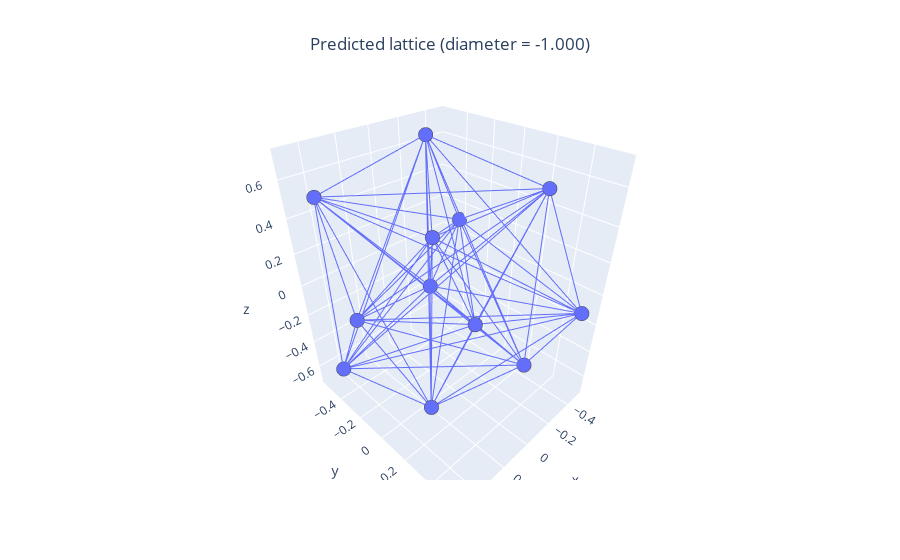

This figure's notebook cell:
### Code cell
path = 'generated_mat/step50_varProp=0.01_2'
name = 'LatticeStiffness_lattice_3.npz'
plot_lattice_from_path(path, name)

### Figure 1 — Plotly figure (JSON) as saved in the notebook; plotly's stock layout.template omitted (floating-point values rounded to 4 significant figures)
{"data": [{"hovertemplate": "0=%{x}<br>1=%{y}<br>2=%{z}<extra></extra>", "legendgroup": "", "marker": {"color": "#636efa", "line": {"width": 5}, "size": 5, "symbol": "circle"}, "mode": "markers", "name": "", "scene": "scene", "showlegend": false, "type": "scatter3d", "x": [-0.4076, -0.1907, 0.5056, 0.4487, -0.4498, 0.4016, -0.5056, 0.4062, -0.2253, -0.4426, 0.1976, 0.456], "y": [0.5627, -0.3699, 0.4223, -0.2288, 0.2452, -0.5627, -0.4221, -0.5311, -0.4084, 0.2316, 0.3573, 0.3318], "z": [-0.06749, 0.7038, 0.6812, -0.07582, 0.5155, -0.6944, 0.09232, 0.4946, -0.2808, -0.6948, 0.09099, -0.2738]}, {"hovertemplate": "x=%{x}<br>y=%{y}<br>z=%{z}<extra></extra>", "legendgroup": "", "line": {"color": "#636efa", "dash": "solid"}, "marker": {"line": {"width": 5}, "size": 5, "symbol": "circle"}, "mode": "lines", "name": "", "scene": "scene", "showlegend": false, "type": "scatter3d", "x": [-0.4076, -0.1907], "y": [0.5627, -0.3699], "z": [-0.06749, 0.7038]}, {"hovertemplate": "x=%{x}<br>y=%{y}<br>z=%{z}<extra></extra>", "legendgroup": "", "line": {"color": "#636efa", "dash": "solid"}, "marker": {"line": {"width": 5}, "size": 5, "symbol": "circle"}, "mode": "lines", "name": "", "scene": "scene", "showlegend": false, "type": "scatter3d", "x": [-0.4076, 0.5056], "y": [0.5627, 0.4223], "z": [-0.06749, 0.6812]}, {"hovertemplate": "x=%{x}<br>y=%{y}<br>z=%{z}<extra></extra>", "legendgroup": "", "line": {"color": "#636efa", "dash": "solid"}, "marker": {"line": {"width": 5}, "size": 5, "symbol": "circle"}, "mode": "lines", "name": "", "scene": "scene", "showlegend": false, "type": "scatter3d", "x": [-0.1907, 0.5056], "y": [-0.3699, 0.4223], "z": [0.7038, 0.6812]}, {"hovertemplate": "x=%{x}<br>y=%{y}<br>z=%{z}<extra></extra>", "legendgroup": "", "line": {"color": "#636efa", "dash": "solid"}, "marker": {"line": {"width": 5}, "size": 5, "symbol": "circle"}, "mode": "lines", "name": "", "scene": "scene", "showlegend": false, "type": "scatter3d", "x": [-0.4076, 0.4487], "y": [0.5627, -0.2288], "z": [-0.06749, -0.07582]}, {"hovertemplate": "x=%{x}<br>y=%{y}<br>z=%{z}<extra></extra>", "legendgroup": "", "line": {"color": "#636efa", "dash": "solid"}, "marker": {"line": {"width": 5}, "size": 5, "symbol": "circle"}, "mode": "lines", "name": "", "scene": "scene", "showlegend": false, "type": "scatter3d", "x": [-0.1907, 0.4487], "y": [-0.3699, -0.2288], "z": [0.7038, -0.07582]}, {"hovertemplate": "x=%{x}<br>y=%{y}<br>z=%{z}<extra></extra>", "legendgroup": "", "line": {"color": "#636efa", "dash": "solid"}, "marker": {"line": {"width": 5}, "size": 5, "symbol": "circle"}, "mode": "lines", "name": "", "scene": "scene", "showlegend": false, "type": "scatter3d", "x": [0.5056, 0.4487], "y": [0.4223, -0.2288], "z": [0.6812, -0.07582]}, {"hovertemplate": "x=%{x}<br>y=%{y}<br>z=%{z}<extra></extra>", "legendgroup": "", "line": {"color": "#636efa", "dash": "solid"}, "marker": {"line": {"width": 5}, "size": 5, "symbol": "circle"}, "mode": "lines", "name": "", "scene": "scene", "showlegend": false, "type": "scatter3d", "x": [-0.4076, -0.4498], "y": [0.5627, 0.2452], "z": [-0.06749, 0.5155]}, {"hovertemplate": "x=%{x}<br>y=%{y}<br>z=%{z}<extra></extra>", "legendgroup": "", "line": {"color": "#636efa", "dash": "solid"}, "marker": {"line": {"width": 5}, "size": 5, "symbol": "circle"}, "mode": "lines", "name": "", "scene": "scene", "showlegend": false, "type": "scatter3d", "x": [-0.1907, -0.4498], "y": [-0.3699, 0.2452], "z": [0.7038, 0.5155]}, {"hovertemplate": "x=%{x}<br>y=%{y}<br>z=%{z}<extra></extra>", "legendgroup": "", "line": {"color": "#636efa", "dash": "solid"}, "marker": {"line": {"width": 5}, "size": 5, "symbol": "circle"}, "mode": "lines", "name": "", "scene": "scene", "showlegend": false, "type": "scatter3d", "x": [0.5056, -0.4498], "y": [0.4223, 0.2452], "z": [0.6812, 0.5155]}, {"hovertemplate": "x=%{x}<br>y=%{y}<br>z=%{z}<extra></extra>", "legendgroup": "", "line": {"color": "#636efa", "dash": "solid"}, "marker": {"line": {"width": 5}, "size": 5, "symbol": "circle"}, "mode": "lines", "name": "", "scene": "scene", "showlegend": false, "type": "scatter3d", "x": [0.4487, -0.4498], "y": [-0.2288, 0.2452], "z": [-0.07582, 0.5155]}, {"hovertemplate": "x=%{x}<br>y=%{y}<br>z=%{z}<extra></extra>", "legendgroup": "", "line": {"color": "#636efa", "dash": "solid"}, "marker": {"line": {"width": 5}, "size": 5, "symbol": "circle"}, "mode": "lines", "name": "", "scene": "scene", "showlegend": false, "type": "scatter3d", "x": [-0.4076, 0.4016], "y": [0.5627, -0.5627], "z": [-0.06749, -0.6944]}, {"hovertemplate": "x=%{x}<br>y=%{y}<br>z=%{z}<extra></extra>", "legendgroup": "", "line": {"color": "#636efa", "dash": "solid"}, "marker": {"line": {"width": 5}, "size": 5, "symbol": "circle"}, "mode": "lines", "name": "", "scene": "scene", "showlegend": false, "type": "scatter3d", "x": [-0.1907, 0.4016], "y": [-0.3699, -0.5627], "z": [0.7038, -0.6944]}, {"hovertemplate": "x=%{x}<br>y=%{y}<br>z=%{z}<extra></extra>", "legendgroup": "", "line": {"color": "#636efa", "dash": "solid"}, "marker": {"line": {"width": 5}, "size": 5, "symbol": "circle"}, "mode": "lines", "name": "", "scene": "scene", "showlegend": false, "type": "scatter3d", "x": [0.5056, 0.4016], "y": [0.4223, -0.5627], "z": [0.6812, -0.6944]}, {"hovertemplate": "x=%{x}<br>y=%{y}<br>z=%{z}<extra></extra>", "legendgroup": "", "line": {"color": "#636efa", "dash": "solid"}, "marker": {"line": {"width": 5}, "size": 5, "symbol": "circle"}, "mode": "lines", "name": "", "scene": "scene", "showlegend": false, "type": "scatter3d", "x": [0.4487, 0.4016], "y": [-0.2288, -0.5627], "z": [-0.07582, -0.6944]}, {"hovertemplate": "x=%{x}<br>y=%{y}<br>z=%{z}<extra></extra>", "legendgroup": "", "line": {"color": "#636efa", "dash": "solid"}, "marker": {"line": {"width": 5}, "size": 5, "symbol": "circle"}, "mode": "lines", "name": "", "scene": "scene", "showlegend": false, "type": "scatter3d", "x": [-0.4498, 0.4016], "y": [0.2452, -0.5627], "z": [0.5155, -0.6944]}, {"hovertemplate": "x=%{x}<br>y=%{y}<br>z=%{z}<extra></extra>", "legendgroup": "", "line": {"color": "#636efa", "dash": "solid"}, "marker": {"line": {"width": 5}, "size": 5, "symbol": "circle"}, "mode": "lines", "name": "", "scene": "scene", "showlegend": false, "type": "scatter3d", "x": [-0.4076, -0.5056], "y": [0.5627, -0.4221], "z": [-0.06749, 0.09232]}, {"hovertemplate": "x=%{x}<br>y=%{y}<br>z=%{z}<extra></extra>", "legendgroup": "", "line": {"color": "#636efa", "dash": "solid"}, "marker": {"line": {"width": 5}, "size": 5, "symbol": "circle"}, "mode": "lines", "name": "", "scene": "scene", "showlegend": false, "type": "scatter3d", "x": [-0.1907, -0.5056], "y": [-0.3699, -0.4221], "z": [0.7038, 0.09232]}, {"hovertemplate": "x=%{x}<br>y=%{y}<br>z=%{z}<extra></extra>", "legendgroup": "", "line": {"color": "#636efa", "dash": "solid"}, "marker": {"line": {"width": 5}, "size": 5, "symbol": "circle"}, "mode": "lines", "name": "", "scene": "scene", "showlegend": false, "type": "scatter3d", "x": [0.5056, -0.5056], "y": [0.4223, -0.4221], "z": [0.6812, 0.09232]}, {"hovertemplate": "x=%{x}<br>y=%{y}<br>z=%{z}<extra></extra>", "legendgroup": "", "line": {"color": "#636efa", "dash": "solid"}, "marker": {"line": {"width": 5}, "size": 5, "symbol": "circle"}, "mode": "lines", "name": "", "scene": "scene", "showlegend": false, "type": "scatter3d", "x": [0.4487, -0.5056], "y": [-0.2288, -0.4221], "z": [-0.07582, 0.09232]}, {"hovertemplate": "x=%{x}<br>y=%{y}<br>z=%{z}<extra></extra>", "legendgroup": "", "line": {"color": "#636efa", "dash": "solid"}, "marker": {"line": {"width": 5}, "size": 5, "symbol": "circle"}, "mode": "lines", "name": "", "scene": "scene", "showlegend": false, "type": "scatter3d", "x": [-0.4498, -0.5056], "y": [0.2452, -0.4221], "z": [0.5155, 0.09232]}, {"hovertemplate": "x=%{x}<br>y=%{y}<br>z=%{z}<extra></extra>", "legendgroup": "", "line": {"color": "#636efa", "dash": "solid"}, "marker": {"line": {"width": 5}, "size": 5, "symbol": "circle"}, "mode": "lines", "name": "", "scene": "scene", "showlegend": false, "type": "scatter3d", "x": [0.4016, -0.5056], "y": [-0.5627, -0.4221], "z": [-0.6944, 0.09232]}, {"hovertemplate": "x=%{x}<br>y=%{y}<br>z=%{z}<extra></extra>", "legendgroup": "", "line": {"color": "#636efa", "dash": "solid"}, "marker": {"line": {"width": 5}, "size": 5, "symbol": "circle"}, "mode": "lines", "name": "", "scene": "scene", "showlegend": false, "type": "scatter3d", "x": [-0.4076, 0.4062], "y": [0.5627, -0.5311], "z": [-0.06749, 0.4946]}, {"hovertemplate": "x=%{x}<br>y=%{y}<br>z=%{z}<extra></extra>", "legendgroup": "", "line": {"color": "#636efa", "dash": "solid"}, "marker": {"line": {"width": 5}, "size": 5, "symbol": "circle"}, "mode": "lines", "name": "", "scene": "scene", "showlegend": false, "type": "scatter3d", "x": [-0.1907, 0.4062], "y": [-0.3699, -0.5311], "z": [0.7038, 0.4946]}, {"hovertemplate": "x=%{x}<br>y=%{y}<br>z=%{z}<extra></extra>", "legendgroup": "", "line": {"color": "#636efa", "dash": "solid"}, "marker": {"line": {"width": 5}, "size": 5, "symbol": "circle"}, "mode": "lines", "name": "", "scene": "scene", "showlegend": false, "type": "scatter3d", "x": [0.5056, 0.4062], "y": [0.4223, -0.5311], "z": [0.6812, 0.4946]}, {"hovertemplate": "x=%{x}<br>y=%{y}<br>z=%{z}<extra></extra>", "legendgroup": "", "line": {"color": "#636efa", "dash": "solid"}, "marker": {"line": {"width": 5}, "size": 5, "symbol": "circle"}, "mode": "lines", "name": "", "scene": "scene", "showlegend": false, "type": "scatter3d", "x": [0.4487, 0.4062], "y": [-0.2288, -0.5311], "z": [-0.07582, 0.4946]}, {"hovertemplate": "x=%{x}<br>y=%{y}<br>z=%{z}<extra></extra>", "legendgroup": "", "line": {"color": "#636efa", "dash": "solid"}, "marker": {"line": {"width": 5}, "size": 5, "symbol": "circle"}, "mode": "lines", "name": "", "scene": "scene", "showlegend": false, "type": "scatter3d", "x": [-0.4498, 0.4062], "y": [0.2452, -0.5311], "z": [0.5155, 0.4946]}, {"hovertemplate": "x=%{x}<br>y=%{y}<br>z=%{z}<extra></extra>", "legendgroup": "", "line": {"color": "#636efa", "dash": "solid"}, "marker": {"line": {"width": 5}, "size": 5, "symbol": "circle"}, "mode": "lines", "name": "", "scene": "scene", "showlegend": false, "type": "scatter3d", "x": [0.4016, 0.4062], "y": [-0.5627, -0.5311], "z": [-0.6944, 0.4946]}, {"hovertemplate": "x=%{x}<br>y=%{y}<br>z=%{z}<extra></extra>", "legendgroup": "", "line": {"color": "#636efa", "dash": "solid"}, "marker": {"line": {"width": 5}, "size": 5, "symbol": "circle"}, "mode": "lines", "name": "", "scene": "scene", "showlegend": false, "type": "scatter3d", "x": [-0.5056, 0.4062], "y": [-0.4221, -0.5311], "z": [0.09232, 0.4946]}, {"hovertemplate": "x=%{x}<br>y=%{y}<br>z=%{z}<extra></extra>", "legendgroup": "", "line": {"color": "#636efa", "dash": "solid"}, "marker": {"line": {"width": 5}, "size": 5, "symbol": "circle"}, "mode": "lines", "name": "", "scene": "scene", "showlegend": false, "type": "scatter3d", "x": [-0.4076, -0.2253], "y": [0.5627, -0.4084], "z": [-0.06749, -0.2808]}, {"hovertemplate": "x=%{x}<br>y=%{y}<br>z=%{z}<extra></extra>", "legendgroup": "", "line": {"color": "#636efa", "dash": "solid"}, "marker": {"line": {"width": 5}, "size": 5, "symbol": "circle"}, "mode": "lines", "name": "", "scene": "scene", "showlegend": false, "type": "scatter3d", "x": [-0.1907, -0.2253], "y": [-0.3699, -0.4084], "z": [0.7038, -0.2808]}, {"hovertemplate": "x=%{x}<br>y=%{y}<br>z=%{z}<extra></extra>", "legendgroup": "", "line": {"color": "#636efa", "dash": "solid"}, "marker": {"line": {"width": 5}, "size": 5, "symbol": "circle"}, "mode": "lines", "name": "", "scene": "scene", "showlegend": false, "type": "scatter3d", "x": [0.5056, -0.2253], "y": [0.4223, -0.4084], "z": [0.6812, -0.2808]}, {"hovertemplate": "x=%{x}<br>y=%{y}<br>z=%{z}<extra></extra>", "legendgroup": "", "line": {"color": "#636efa", "dash": "solid"}, "marker": {"line": {"width": 5}, "size": 5, "symbol": "circle"}, "mode": "lines", "name": "", "scene": "scene", "showlegend": false, "type": "scatter3d", "x": [0.4487, -0.2253], "y": [-0.2288, -0.4084], "z": [-0.07582, -0.2808]}, {"hovertemplate": "x=%{x}<br>y=%{y}<br>z=%{z}<extra></extra>", "legendgroup": "", "line": {"color": "#636efa", "dash": "solid"}, "marker": {"line": {"width": 5}, "size": 5, "symbol": "circle"}, "mode": "lines", "name": "", "scene": "scene", "showlegend": false, "type": "scatter3d", "x": [-0.4498, -0.2253], "y": [0.2452, -0.4084], "z": [0.5155, -0.2808]}, {"hovertemplate": "x=%{x}<br>y=%{y}<br>z=%{z}<extra></extra>", "legendgroup": "", "line": {"color": "#636efa", "dash": "solid"}, "marker": {"line": {"width": 5}, "size": 5, "symbol": "circle"}, "mode": "lines", "name": "", "scene": "scene", "showlegend": false, "type": "scatter3d", "x": [0.4016, -0.2253], "y": [-0.5627, -0.4084], "z": [-0.6944, -0.2808]}, {"hovertemplate": "x=%{x}<br>y=%{y}<br>z=%{z}<extra></extra>", "legendgroup": "", "line": {"color": "#636efa", "dash": "solid"}, "marker": {"line": {"width": 5}, "size": 5, "symbol": "circle"}, "mode": "lines", "name": "", "scene": "scene", "showlegend": false, "type": "scatter3d", "x": [-0.5056, -0.2253], "y": [-0.4221, -0.4084], "z": [0.09232, -0.2808]}, {"hovertemplate": "x=%{x}<br>y=%{y}<br>z=%{z}<extra></extra>", "legendgroup": "", "line": {"color": "#636efa", "dash": "solid"}, "marker": {"line": {"width": 5}, "size": 5, "symbol": "circle"}, "mode": "lines", "name": "", "scene": "scene", "showlegend": false, "type": "scatter3d", "x": [0.4062, -0.2253], "y": [-0.5311, -0.4084], "z": [0.4946, -0.2808]}, {"hovertemplate": "x=%{x}<br>y=%{y}<br>z=%{z}<extra></extra>", "legendgroup": "", "line": {"color": "#636efa", "dash": "solid"}, "marker": {"line": {"width": 5}, "size": 5, "symbol": "circle"}, "mode": "lines", "name": "", "scene": "scene", "showlegend": false, "type": "scatter3d", "x": [-0.4076, -0.4426], "y": [0.5627, 0.2316], "z": [-0.06749, -0.6948]}, {"hovertemplate": "x=%{x}<br>y=%{y}<br>z=%{z}<extra></extra>", "legendgroup": "", "line": {"color": "#636efa", "dash": "solid"}, "marker": {"line": {"width": 5}, "size": 5, "symbol": "circle"}, "mode": "lines", "name": "", "scene": "scene", "showlegend": false, "type": "scatter3d", "x": [-0.1907, -0.4426], "y": [-0.3699, 0.2316], "z": [0.7038, -0.6948]}, {"hovertemplate": "x=%{x}<br>y=%{y}<br>z=%{z}<extra></extra>", "legendgroup": "", "line": {"color": "#636efa", "dash": "solid"}, "marker": {"line": {"width": 5}, "size": 5, "symbol": "circle"}, "mode": "lines", "name": "", "scene": "scene", "showlegend": false, "type": "scatter3d", "x": [0.5056, -0.4426], "y": [0.4223, 0.2316], "z": [0.6812, -0.6948]}, {"hovertemplate": "x=%{x}<br>y=%{y}<br>z=%{z}<extra></extra>", "legendgroup": "", "line": {"color": "#636efa", "dash": "solid"}, "marker": {"line": {"width": 5}, "size": 5, "symbol": "circle"}, "mode": "lines", "name": "", "scene": "scene", "showlegend": false, "type": "scatter3d", "x": [0.4487, -0.4426], "y": [-0.2288, 0.2316], "z": [-0.07582, -0.6948]}, {"hovertemplate": "x=%{x}<br>y=%{y}<br>z=%{z}<extra></extra>", "legendgroup": "", "line": {"color": "#636efa", "dash": "solid"}, "marker": {"line": {"width": 5}, "size": 5, "symbol": "circle"}, "mode": "lines", "name": "", "scene": "scene", "showlegend": false, "type": "scatter3d", "x": [-0.4498, -0.4426], "y": [0.2452, 0.2316], "z": [0.5155, -0.6948]}, {"hovertemplate": "x=%{x}<br>y=%{y}<br>z=%{z}<extra></extra>", "legendgroup": "", "line": {"color": "#636efa", "dash": "solid"}, "marker": {"line": {"width": 5}, "size": 5, "symbol": "circle"}, "mode": "lines", "name": "", "scene": "scene", "showlegend": false, "type": "scatter3d", "x": [0.4016, -0.4426], "y": [-0.5627, 0.2316], "z": [-0.6944, -0.6948]}, {"hovertemplate": "x=%{x}<br>y=%{y}<br>z=%{z}<extra></extra>", "legendgroup": "", "line": {"color": "#636efa", "dash": "solid"}, "marker": {"line": {"width": 5}, "size": 5, "symbol": "circle"}, "mode": "lines", "name": "", "scene": "scene", "showlegend": false, "type": "scatter3d", "x": [-0.5056, -0.4426], "y": [-0.4221, 0.2316], "z": [0.09232, -0.6948]}, {"hovertemplate": "x=%{x}<br>y=%{y}<br>z=%{z}<extra></extra>", "legendgroup": "", "line": {"color": "#636efa", "dash": "solid"}, "marker": {"line": {"width": 5}, "size": 5, "symbol": "circle"}, "mode": "lines", "name": "", "scene": "scene", "showlegend": false, "type": "scatter3d", "x": [0.4062, -0.4426], "y": [-0.5311, 0.2316], "z": [0.4946, -0.6948]}, {"hovertemplate": "x=%{x}<br>y=%{y}<br>z=%{z}<extra></extra>", "legendgroup": "", "line": {"color": "#636efa", "dash": "solid"}, "marker": {"line": {"width": 5}, "size": 5, "symbol": "circle"}, "mode": "lines", "name": "", "scene": "scene", "showlegend": false, "type": "scatter3d", "x": [-0.2253, -0.4426], "y": [-0.4084, 0.2316], "z": [-0.2808, -0.6948]}, {"hovertemplate": "x=%{x}<br>y=%{y}<br>z=%{z}<extra></extra>", "legendgroup": "", "line": {"color": "#636efa", "dash": "solid"}, "marker": {"line": {"width": 5}, "size": 5, "symbol": "circle"}, "mode": "lines", "name": "", "scene": "scene", "showlegend": false, "type": "scatter3d", "x": [-0.4076, 0.1976], "y": [0.5627, 0.3573], "z": [-0.06749, 0.09099]}, {"hovertemplate": "x=%{x}<br>y=%{y}<br>z=%{z}<extra></extra>", "legendgroup": "", "line": {"color": "#636efa", "dash": "solid"}, "marker": {"line": {"width": 5}, "size": 5, "symbol": "circle"}, "mode": "lines", "name": "", "scene": "scene", "showlegend": false, "type": "scatter3d", "x": [-0.1907, 0.1976], "y": [-0.3699, 0.3573], "z": [0.7038, 0.09099]}, {"hovertemplate": "x=%{x}<br>y=%{y}<br>z=%{z}<extra></extra>", "legendgroup": "", "line": {"color": "#636efa", "dash": "solid"}, "marker": {"line": {"width": 5}, "size": 5, "symbol": "circle"}, "mode": "lines", "name": "", "scene": "scene", "showlegend": false, "type": "scatter3d", "x": [0.5056, 0.1976], "y": [0.4223, 0.3573], "z": [0.6812, 0.09099]}, {"hovertemplate": "x=%{x}<br>y=%{y}<br>z=%{z}<extra></extra>", "legendgroup": "", "line": {"color": "#636efa", "dash": "solid"}, "marker": {"line": {"width": 5}, "size": 5, "symbol": "circle"}, "mode": "lines", "name": "", "scene": "scene", "showlegend": false, "type": "scatter3d", "x": [0.4487, 0.1976], "y": [-0.2288, 0.3573], "z": [-0.07582, 0.09099]}, {"hovertemplate": "x=%{x}<br>y=%{y}<br>z=%{z}<extra></extra>", "legendgroup": "", "line": {"color": "#636efa", "dash": "solid"}, "marker": {"line": {"width": 5}, "size": 5, "symbol": "circle"}, "mode": "lines", "name": "", "scene": "scene", "showlegend": false, "type": "scatter3d", "x": [-0.4498, 0.1976], "y": [0.2452, 0.3573], "z": [0.5155, 0.09099]}, {"hovertemplate": "x=%{x}<br>y=%{y}<br>z=%{z}<extra></extra>", "legendgroup": "", "line": {"color": "#636efa", "dash": "solid"}, "marker": {"line": {"width": 5}, "size": 5, "symbol": "circle"}, "mode": "lines", "name": "", "scene": "scene", "showlegend": false, "type": "scatter3d", "x": [0.4016, 0.1976], "y": [-0.5627, 0.3573], "z": [-0.6944, 0.09099]}, {"hovertemplate": "x=%{x}<br>y=%{y}<br>z=%{z}<extra></extra>", "legendgroup": "", "line": {"color": "#636efa", "dash": "solid"}, "marker": {"line": {"width": 5}, "size": 5, "symbol": "circle"}, "mode": "lines", "name": "", "scene": "scene", "showlegend": false, "type": "scatter3d", "x": [-0.5056, 0.1976], "y": [-0.4221, 0.3573], "z": [0.09232, 0.09099]}, {"hovertemplate": "x=%{x}<br>y=%{y}<br>z=%{z}<extra></extra>", "legendgroup": "", "line": {"color": "#636efa", "dash": "solid"}, "marker": {"line": {"width": 5}, "size": 5, "symbol": "circle"}, "mode": "lines", "name": "", "scene": "scene", "showlegend": false, "type": "scatter3d", "x": [0.4062, 0.1976], "y": [-0.5311, 0.3573], "z": [0.4946, 0.09099]}, {"hovertemplate": "x=%{x}<br>y=%{y}<br>z=%{z}<extra></extra>", "legendgroup": "", "line": {"color": "#636efa", "dash": "solid"}, "marker": {"line": {"width": 5}, "size": 5, "symbol": "circle"}, "mode": "lines", "name": "", "scene": "scene", "showlegend": false, "type": "scatter3d", "x": [-0.2253, 0.1976], "y": [-0.4084, 0.3573], "z": [-0.2808, 0.09099]}, {"hovertemplate": "x=%{x}<br>y=%{y}<br>z=%{z}<extra></extra>", "legendgroup": "", "line": {"color": "#636efa", "dash": "solid"}, "marker": {"line": {"width": 5}, "size": 5, "symbol": "circle"}, "mode": "lines", "name": "", "scene": "scene", "showlegend": false, "type": "scatter3d", "x": [-0.4426, 0.1976], "y": [0.2316, 0.3573], "z": [-0.6948, 0.09099]}, {"hovertemplate": "x=%{x}<br>y=%{y}<br>z=%{z}<extra></extra>", "legendgroup": "", "line": {"color": "#636efa", "dash": "solid"}, "marker": {"line": {"width": 5}, "size": 5, "symbol": "circle"}, "mode": "lines", "name": "", "scene": "scene", "showlegend": false, "type": "scatter3d", "x": [-0.4076, 0.456], "y": [0.5627, 0.3318], "z": [-0.06749, -0.2738]}, {"hovertemplate": "x=%{x}<br>y=%{y}<br>z=%{z}<extra></extra>", "legendgroup": "", "line": {"color": "#636efa", "dash": "solid"}, "marker": {"line": {"width": 5}, "size": 5, "symbol": "circle"}, "mode": "lines", "name": "", "scene": "scene", "showlegend": false, "type": "scatter3d", "x": [-0.1907, 0.456], "y": [-0.3699, 0.3318], "z": [0.7038, -0.2738]}, {"hovertemplate": "x=%{x}<br>y=%{y}<br>z=%{z}<extra></extra>", "legendgroup": "", "line": {"color": "#636efa", "dash": "solid"}, "marker": {"line": {"width": 5}, "size": 5, "symbol": "circle"}, "mode": "lines", "name": "", "scene": "scene", "showlegend": false, "type": "scatter3d", "x": [0.5056, 0.456], "y": [0.4223, 0.3318], "z": [0.6812, -0.2738]}, {"hovertemplate": "x=%{x}<br>y=%{y}<br>z=%{z}<extra></extra>", "legendgroup": "", "line": {"color": "#636efa", "dash": "solid"}, "marker": {"line": {"width": 5}, "size": 5, "symbol": "circle"}, "mode": "lines", "name": "", "scene": "scene", "showlegend": false, "type": "scatter3d", "x": [0.4487, 0.456], "y": [-0.2288, 0.3318], "z": [-0.07582, -0.2738]}, {"hovertemplate": "x=%{x}<br>y=%{y}<br>z=%{z}<extra></extra>", "legendgroup": "", "line": {"color": "#636efa", "dash": "solid"}, "marker": {"line": {"width": 5}, "size": 5, "symbol": "circle"}, "mode": "lines", "name": "", "scene": "scene", "showlegend": false, "type": "scatter3d", "x": [-0.4498, 0.456], "y": [0.2452, 0.3318], "z": [0.5155, -0.2738]}, {"hovertemplate": "x=%{x}<br>y=%{y}<br>z=%{z}<extra></extra>", "legendgroup": "", "line": {"color": "#636efa", "dash": "solid"}, "marker": {"line": {"width": 5}, "size": 5, "symbol": "circle"}, "mode": "lines", "name": "", "scene": "scene", "showlegend": false, "type": "scatter3d", "x": [0.4016, 0.456], "y": [-0.5627, 0.3318], "z": [-0.6944, -0.2738]}, {"hovertemplate": "x=%{x}<br>y=%{y}<br>z=%{z}<extra></extra>", "legendgroup": "", "line": {"color": "#636efa", "dash": "solid"}, "marker": {"line": {"width": 5}, "size": 5, "symbol": "circle"}, "mode": "lines", "name": "", "scene": "scene", "showlegend": false, "type": "scatter3d", "x": [-0.5056, 0.456], "y": [-0.4221, 0.3318], "z": [0.09232, -0.2738]}, {"hovertemplate": "x=%{x}<br>y=%{y}<br>z=%{z}<extra></extra>", "legendgroup": "", "line": {"color": "#636efa", "dash": "solid"}, "marker": {"line": {"width": 5}, "size": 5, "symbol": "circle"}, "mode": "lines", "name": "", "scene": "scene", "showlegend": false, "type": "scatter3d", "x": [0.4062, 0.456], "y": [-0.5311, 0.3318], "z": [0.4946, -0.2738]}, {"hovertemplate": "x=%{x}<br>y=%{y}<br>z=%{z}<extra></extra>", "legendgroup": "", "line": {"color": "#636efa", "dash": "solid"}, "marker": {"line": {"width": 5}, "size": 5, "symbol": "circle"}, "mode": "lines", "name": "", "scene": "scene", "showlegend": false, "type": "scatter3d", "x": [-0.2253, 0.456], "y": [-0.4084, 0.3318], "z": [-0.2808, -0.2738]}, {"hovertemplate": "x=%{x}<br>y=%{y}<br>z=%{z}<extra></extra>", "legendgroup": "", "line": {"color": "#636efa", "dash": "solid"}, "marker": {"line": {"width": 5}, "size": 5, "symbol": "circle"}, "mode": "lines", "name": "", "scene": "scene", "showlegend": false, "type": "scatter3d", "x": [-0.4426, 0.456], "y": [0.2316, 0.3318], "z": [-0.6948, -0.2738]}, {"hovertemplate": "x=%{x}<br>y=%{y}<br>z=%{z}<extra></extra>", "legendgroup": "", "line": {"color": "#636efa", "dash": "solid"}, "marker": {"line": {"width": 5}, "size": 5, "symbol": "circle"}, "mode": "lines", "name": "", "scene": "scene", "showlegend": false, "type": "scatter3d", "x": [0.1976, 0.456], "y": [0.3573, 0.3318], "z": [0.09099, -0.2738]}], "layout": {"autosize": true, "scene": {"aspectmode": "auto", "aspectratio": {"x": 0.866, "y": 0.964, "z": 1.198}, "camera": {"center": {"x": 0, "y": 0, "z": 0}, "eye": {"x": 1.136, "y": 1.136, "z": 1.136}, "projection": {"type": "perspective"}, "up": {"x": 0, "y": 0, "z": 1}}}, "title": {"text": "Predicted lattice (diameter = -1.000)", "x": 0.5}}}
